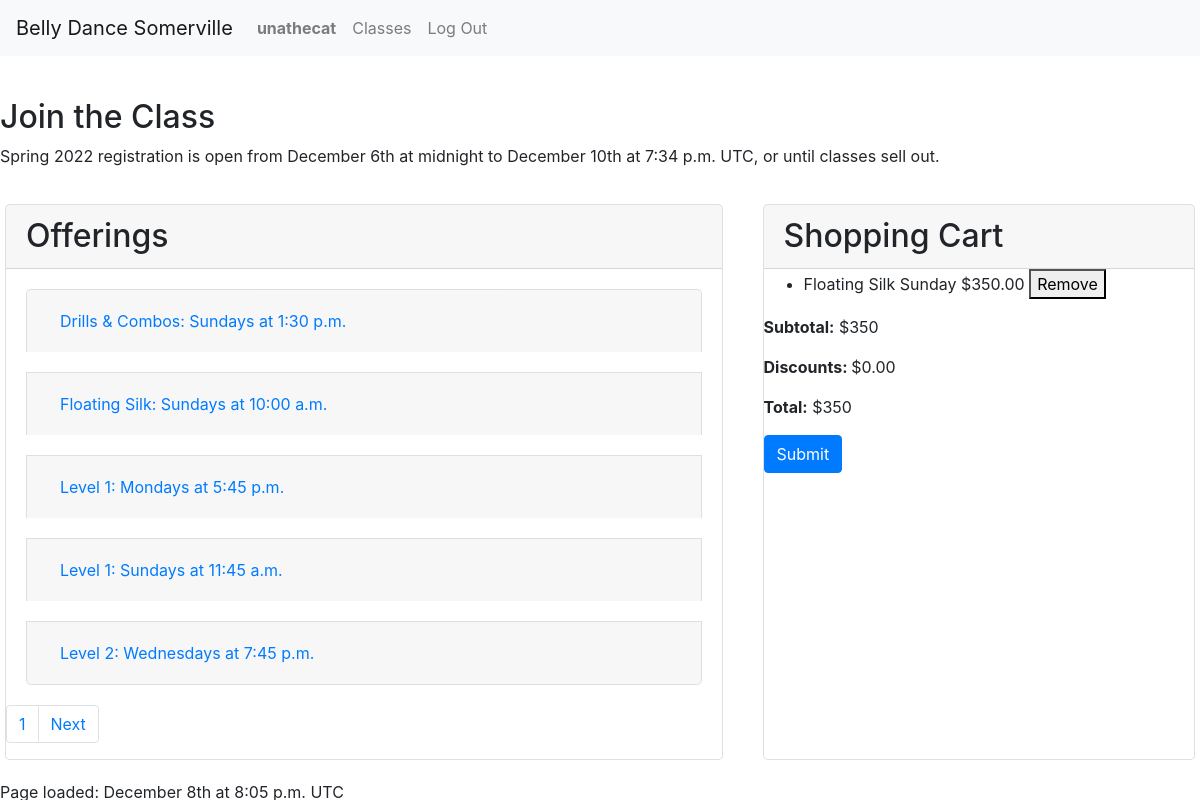
/ (signed in), run on an earlier commit of the app's database.
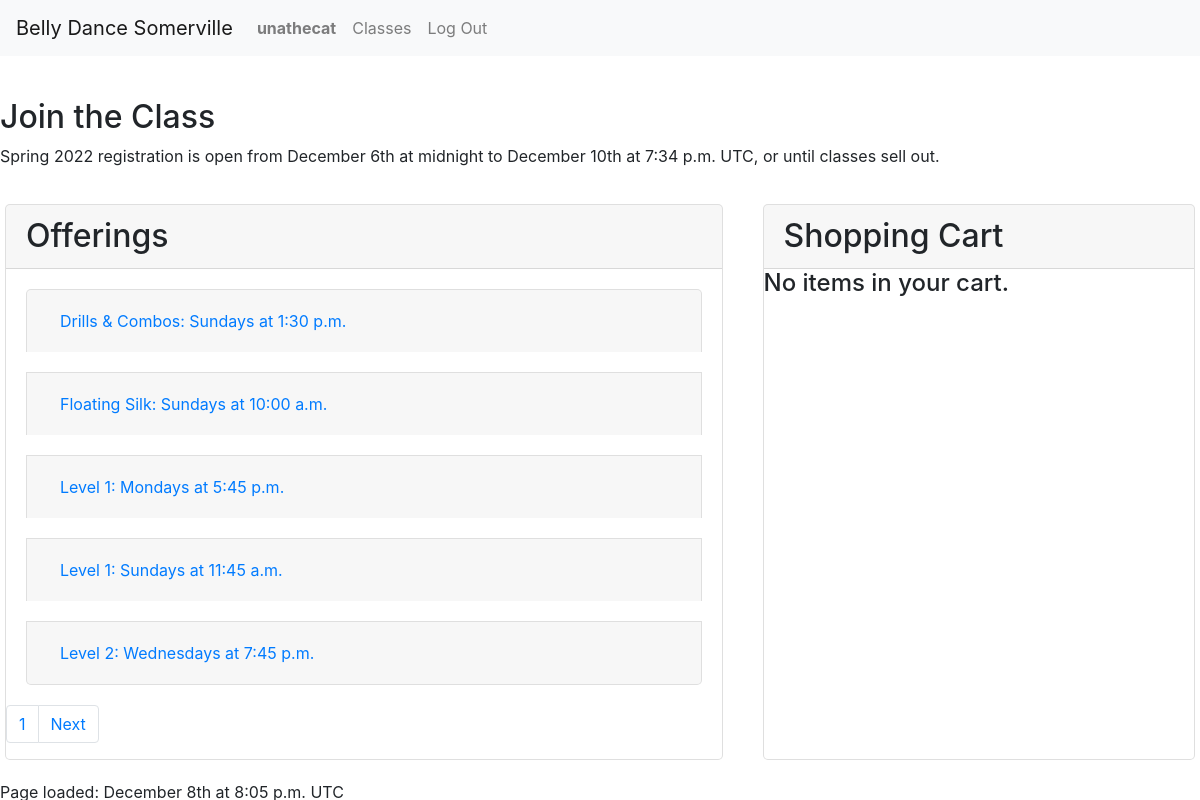
And on a later commit of the database.
### enrollment/models.py (models this page shows, shortened)
class LineItem(models.Model):
    order = models.ForeignKey(Order, on_delete=PROTECT,
                              null=False, blank=False, related_name='line_items')
    offering = models.ForeignKey(
        Offering, on_delete=PROTECT, null=False, blank=False, related_name='line_items')
    planned_absences = models.CharField(max_length=1024, null=True, blank=True)
    price = models.DecimalField(
        max_digits=6, decimal_places=2, null=False, blank=False)

class Offering(models.Model):
    course = models.ForeignKey(
        Course, on_delete=PROTECT, null=False, blank=False, related_name='offerings')
    semester = models.ForeignKey(
        Semester, on_delete=PROTECT, null=False, blank=False, related_name='offerings')
    location = models.ForeignKey(
        Location, on_delete=PROTECT, null=False, blank=False, related_name='offerings')
    price = models.DecimalField(
        max_digits=7, decimal_places=2, null=False, blank=False)
    weekday = models.IntegerField(
        choices=settings.WEEKDAYS, null=False, blank=False)
    start_time = models.TimeField(null=False, blank=False)
    end_time = models.TimeField(null=False, blank=False)
    timezone = models.CharField(max_length=32, choices=TIMEZONES,
                                default=settings.DEFAULT_TIMEZONE)
    start_date = models.DateField(null=False, blank=False)
    end_date = models.DateField(null=False, blank=False)
    backup_date = models.DateField(null=False, blank=False)
    capacity = models.IntegerField(null=False, blank=False)
    schedule_notes = models.CharField(max_length=2048, null=True, blank=True)
    notes = models.CharField(max_length=2048, null=True, blank=True)
    @property
    def weekday_name(self):
        return settings.WEEKDAYS[self.weekday][1]
    @property
    def spots_left(self):
        try:
            sold = self.line_items.exclude(order__completed=None).aggregate(Count('id'))['id__count']
        except Exception:
            sold = 0
        return self.capacity - sold

class Course(models.Model):
    title = models.CharField(max_length=64, null=False, blank=False)
    subtitle = models.CharField(max_length=256, null=False, blank=False)
    description = models.TextField(max_length=4096, null=False, blank=False, help_text=settings.MARKDOWN_HELP_TEXT)
    requirements = models.CharField(max_length=256, null=False, blank=False)
    qualifications = models.CharField(max_length=1024, null=False, blank=False)
    @property
    def description_html(self):
        return Markdown().convert(self.description)
    def __str__(self):
        return self.title

class Order(models.Model):
    student = models.ForeignKey(
        User, on_delete=PROTECT, null=False, blank=False, related_name='orders')
    discount = models.DecimalField(
        max_digits=8, decimal_places=2, null=True, blank=True)
    completed = models.DateTimeField(null=True, blank=True)
    @property
    def subtotal(self):
        try:
            amount = self.line_items.aggregate(Sum('price'))['price__sum']
        except Exception:
            return 0
        return 0 if amount == None else amount
    @property
    def total(self):
        return self.subtotal - self.discount if self.discount != None else self.subtotal

### enrollment/views.py (the view)
# urls.py: path('', views.index, name='index'),
def index(request, page=None, message=None):
    offerings = Offering.objects.filter(semester=latest_semester()).order_by(
        'course__title', 'weekday', 'start_time'
    )
    page = paginate_offerings(request, offerings)
    if request.user.is_authenticated:
        cart = get_cart(request, request.user, False)
        if cart:
            cart.items = cart.line_items.all()
    else:
        cart = None
    semester = latest_semester()
    return render(request, 'enrollment/index.html', {
        'page': page,
        'cart': cart,
        'message': message,
        'semester': semester
    })

### enrollment/context_processors.py (called while the page is built)
def global_settings(request):
    return {
    'DEFAULT_TIMEZONE': settings.DEFAULT_TIMEZONE,
    'DATE_TIME_FORMAT': settings.DATE_TIME_FORMAT,
    'DATE_TIME_TIMEZONE_FORMAT': settings.DATE_TIME_TIMEZONE_FORMAT,
    'SCHOOL_NAME': settings.SCHOOL_NAME,
    'SCHOOL_POLICIES': settings.SCHOOL_POLICIES,
    'NO_OFFERINGS': settings.NO_OFFERINGS,
    }

### enrollment/models.py (called while the page is built)
    @property
    def current_time(self):
        return timezone.now()

    def __str__(self):
        return self.name

    @property
    def registration_status(self):
        now = timezone.now()
        if self.registration_close < now:
            return 'closed'
        elif self.registration_open > now:
            return 'future'
        else:
            return 'open'

    def __str__(self):
        return self.name

### enrollment/views.py (called while the page is built)
def latest_semester():
    try:
        semester = Semester.objects.filter(hide=False).latest('start_date')
    except Semester.DoesNotExist:
        return None
    return semester

### enrollment/templates/enrollment/index.html (shortened to what this page needs)
{% extends "enrollment/layout.html" %}
{% load static %}
{% load tz %}
{% block body %}
<div id="main-alert-fading" class="alert alert-fade" role="alert">
</div>
<h2>Join the Class</h2>
{% if semester.registration_status == 'closed' %}
    <p>{{semester}} registration closed on {{semester.registration_close}} </p>
{% else %}
    <p>{{semester}} registration is open from {{semester.registration_open|date:DATE_TIME_FORMAT}} to {{semester.registration_close|date:DATE_TIME_TIMEZONE_FORMAT}}, or until classes sell out. </p>
{% endif %}
<div class="row">
    <div id="cart-container" class="col-md order-md-5 card">
        <h2 class="card-header section-header">Shopping Cart</h2>
        <div>
            {% if cart %}
                <ul id="cart-items">
                {% for item in cart.items %}
                    <li data-offering={{item.offering.id}}>{{item.offering.course.title}} {{item.offering.weekday_name}} ${{item.price}} <button class="remove-button" data-item={{item.id}}>Remove</button></li>
                {% endfor %}
                </ul>
                {% if cart.items %}
                    <p><span class="label">Subtotal:</span>  ${{cart.subtotal|default_if_none:"0.00"}}</p>
                    <p><span class="label">Discounts: </span> ${{cart.discount|default_if_none:"0.00"}}</p>
                    <p><span class="label">Total:</span>  ${{cart.total|default_if_none:"0.00"}}</p>
                    <form action="{% url 'checkout' cart.id %}" method="GET" class="">
                        <input type="submit" class="btn btn-primary link-as-button">
                    </form>
                {% else %}
                    <h4>No items in your cart.</h4>
                {% endif %}
            {% else %}
                <h4>No items in your cart.</h4>
            {% endif %}
        </div>
    </div>
    <div id="offerings-container" class="col-md-7 card">
        <h2 class="card-header section-header">Offerings</h2>
        {% if page %}
        <div class="accordion" id="accordionExample">
            {% for offering in page %}
            <div class="card" data-offering="{{offering.id}}">
                <div class="card-header" id="heading{{offering.id}}">
                    <h5 class="mb-0">
                        <button class="btn btn-link" type="button" data-toggle="collapse" data-target="#collapse{{offering.id}}"
                            aria-expanded="true" aria-controls="collapse{{offering.id}}">
                            {{offering.course}}: {{offering.weekday_name}}s at {{offering.start_time|date:"g:i a"}}
                        </button>
                    </h5>
                </div>
            </div>
            {% endfor %}
        </div>
        <div>
            <nav role="navigation">
                <ul class="pagination">
                    <li class="page-item"><a class="page-link" href="?page={{page.number}}">{{page.number}}</a></li>
                    {% if page.has_next %}
                    <li class="page-item"><a class="page-link" href="?page={{page.next_page_number}}">Next</a></li>
                    {% endif %}
                </ul>
            </nav>
        </div>
        {% else %}
        <div>{{NO_OFFERINGS}}</div>
        {% endif %}
    </div>
</div>
{% endblock %}

What changed in the data, as far as the page shows it:
removed LineItem: offering.course "Floating Silk", offering.weekday_name "Sunday", price "350.00"
no longer on this page (row edited): Order: subtotal "350", discount "0.00", total "350"
Also different on the page:
text no longer shown: "Subtotal: $ Discounts: $ Total: $"
text now shown: "No items in your cart."
